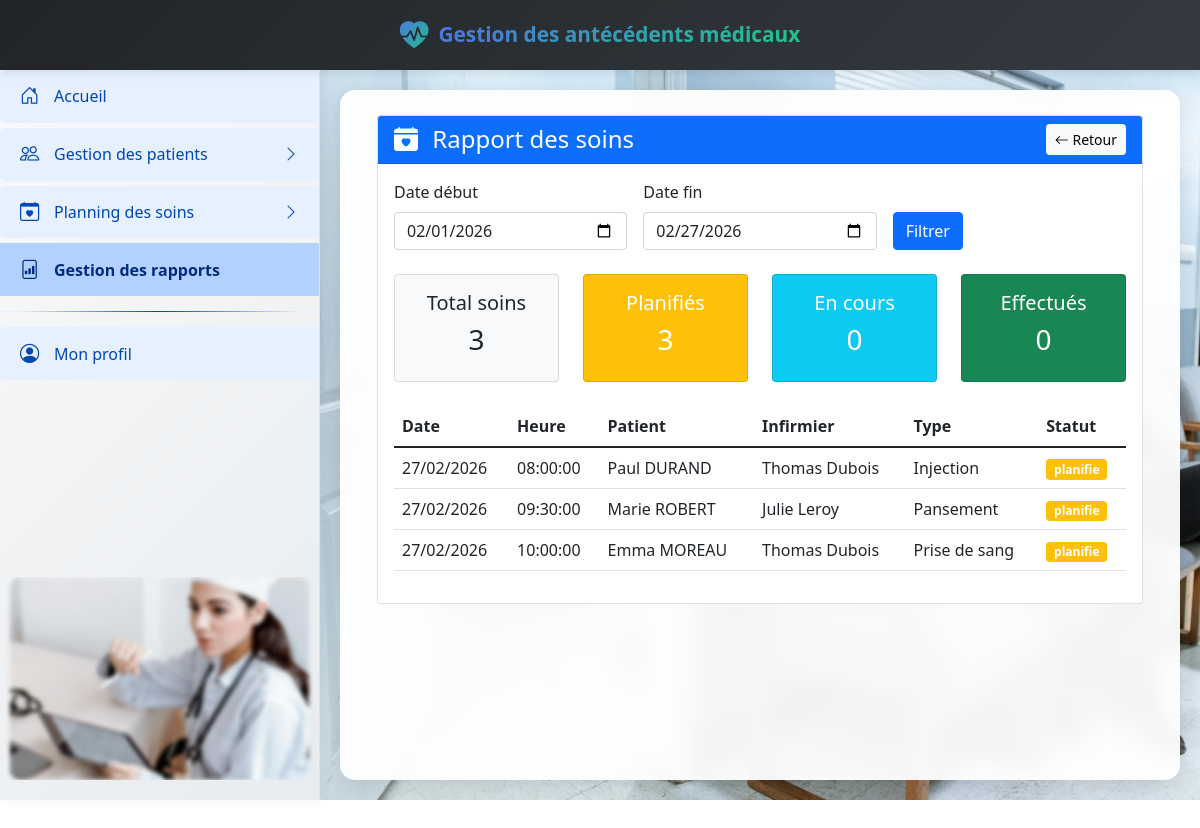
The page /app/public/index.php?controller=rapport&action=soins (signed in) on the database its author committed.
### tables this page shows
CREATE TABLE IF NOT EXISTS soins (
    id INT AUTO_INCREMENT PRIMARY KEY,
    patient_id INT NOT NULL,
    infirmier_id INT NOT NULL,
    type_soin VARCHAR(100) NOT NULL,
    description TEXT,
    date_soin DATE NOT NULL,
    heure_soin TIME NOT NULL,
    numero_lit VARCHAR(20),
    statut ENUM('planifie', 'en_cours', 'effectue', 'annule') DEFAULT 'planifie',
    created_by INT NOT NULL,
    created_at TIMESTAMP DEFAULT CURRENT_TIMESTAMP,
    FOREIGN KEY (patient_id) REFERENCES patients(id) ON DELETE RESTRICT,
    FOREIGN KEY (infirmier_id) REFERENCES utilisateurs(id) ON DELETE RESTRICT,
    FOREIGN KEY (created_by) REFERENCES utilisateurs(id) ON DELETE RESTRICT
);

CREATE TABLE IF NOT EXISTS patients (
    id INT AUTO_INCREMENT PRIMARY KEY,
    nom VARCHAR(100) NOT NULL,
    prenom VARCHAR(100) NOT NULL,
    date_naissance DATE NOT NULL,
    adresse TEXT,
    telephone VARCHAR(20),
    created_at TIMESTAMP DEFAULT CURRENT_TIMESTAMP
);

CREATE TABLE IF NOT EXISTS utilisateurs (
    id INT AUTO_INCREMENT PRIMARY KEY,
    nom VARCHAR(100) NOT NULL,
    prenom VARCHAR(100) NOT NULL,
    email VARCHAR(150) NOT NULL UNIQUE,
    password VARCHAR(255) NOT NULL,  
    role ENUM('admin', 'medecin', 'major', 'infirmier') NOT NULL,
    matricule VARCHAR(50) UNIQUE,
    telephone VARCHAR(20),
    created_at TIMESTAMP DEFAULT CURRENT_TIMESTAMP
);

### app/controllers/RapportController.php (called while the page is built, shortened)
<?php
class RapportController extends BaseController {
    private $soinModel;
    public function __construct() {
        $this->soinModel = new Soin();
    }
    public function soins() {
        $date_debut = isset($_GET['date_debut']) ? $_GET['date_debut'] : date('Y-m-01');
        $date_fin = isset($_GET['date_fin']) ? $_GET['date_fin'] : date('Y-m-d');
        $soins = $this->soinModel->getSoinsByPeriode($date_debut, $date_fin);
        $stats = $this->soinModel->getStatsByPeriode($date_debut, $date_fin);
        $data = array(
            'soins' => $soins,
            'stats' => $stats,
            'date_debut' => $date_debut,
            'date_fin' => $date_fin
        );
        $this->renderWithLayout('rapports/soins', $data);
    }
}
?>

### app/models/Soin.php (called while the page is built, shortened)
<?php
class Soin {
    private $conn;
    private $table = "soins";
    public function __construct() {
        $database = new Database();
        $this->conn = $database->getConnection();
    }
    public function getSoinsByPeriode($date_debut, $date_fin) {
        try {
            $query = "SELECT s.*,
                             p.nom as patient_nom, p.prenom as patient_prenom,
                             u.nom as infirmier_nom, u.prenom as infirmier_prenom
                      FROM " . $this->table . " s
                      JOIN patients p ON s.patient_id = p.id
                      JOIN utilisateurs u ON s.infirmier_id = u.id
                      WHERE s.date_soin BETWEEN :date_debut AND :date_fin
                      ORDER BY s.date_soin DESC, s.heure_soin ASC";
            $stmt = $this->conn->prepare($query);
            $stmt->bindParam(':date_debut', $date_debut);
            $stmt->bindParam(':date_fin', $date_fin);
            $stmt->execute();
            return $stmt->fetchAll(PDO::FETCH_ASSOC);
        } catch(PDOException $e) {
            error_log("Erreur SQL Soin::getSoinsByPeriode: " . $e->getMessage());
            return array();
        }
    }
    public function getStatsByPeriode($date_debut, $date_fin) {
        try {
            $query = "SELECT
                        COUNT(*) as total,
                        SUM(CASE WHEN statut = 'planifie' THEN 1 ELSE 0 END) as planifies,
                        SUM(CASE WHEN statut = 'en_cours' THEN 1 ELSE 0 END) as en_cours,
                        SUM(CASE WHEN statut = 'effectue' THEN 1 ELSE 0 END) as effectues,
                        SUM(CASE WHEN statut = 'annule' THEN 1 ELSE 0 END) as annules,
                        COUNT(DISTINCT patient_id) as patients_distincts,
                        COUNT(DISTINCT infirmier_id) as infirmiers_distincts
                      FROM " . $this->table . "
                      WHERE date_soin BETWEEN :date_debut AND :date_fin";
            $stmt = $this->conn->prepare($query);
            $stmt->bindParam(':date_debut', $date_debut);
            $stmt->bindParam(':date_fin', $date_fin);
            $stmt->execute();
            return $stmt->fetch(PDO::FETCH_ASSOC);
        } catch(PDOException $e) {
            error_log("Erreur SQL Soin::getStatsByPeriode: " . $e->getMessage());
            return array(
                'total' => 0,
                'planifies' => 0,
                'en_cours' => 0,
                'effectues' => 0,
                'annules' => 0,
                'patients_distincts' => 0,
                'infirmiers_distincts' => 0
            );
        }
    }
}
?>

### app/config/Database.php (called while the page is built, shortened)
<?php
class Database {
    private $host = 'localhost';
    private $dbname = 'gestion_medicale';
    private $username = 'root';
    private $password = '';
    public function getConnection() {
        $this->pdo = null;
        try {
            $this->pdo = new PDO(
                "mysql:host=" . $this->host . ";dbname=" . $this->dbname,
                $this->username,
                $this->password
            );
            $this->pdo->setAttribute(PDO::ATTR_ERRMODE, PDO::ERRMODE_EXCEPTION);
        } catch(PDOException $e) {
            error_log("Erreur de connexion BDD: " . $e->getMessage());
            throw new \Exception("Erreur de connexion au serveur");
        }
        return $this->pdo;
    }
}
?>

### app/views/rapports/soins.php (the view, shortened to what this page needs)
<div class="container-fluid">
    <div class="card">
        <div class="card-header bg-primary text-white d-flex justify-content-between align-items-center">
            <h4 class="mb-0">
                <i class="bi bi-calendar-heart-fill me-2"></i>
                Rapport des soins
            </h4>
            <a href="index.php?controller=rapport&action=index" class="btn btn-light btn-sm">
                <i class="bi bi-arrow-left"></i> Retour
            </a>
        </div>
        <div class="card-body">
            <form method="GET" class="row g-3 mb-4">
                <div class="col-md-4">
                    <label class="form-label">Date début</label>
                    <input type="date" class="form-control" name="date_debut" value="<?php echo $date_debut; ?>">
                </div>
                <div class="col-md-4">
                    <label class="form-label">Date fin</label>
                    <input type="date" class="form-control" name="date_fin" value="<?php echo $date_fin; ?>">
                </div>
                <div class="col-md-4">
                    <label class="form-label">&nbsp;</label>
                    <button type="submit" class="btn btn-primary d-block">Filtrer</button>
                </div>
            </form>
            <?php if(!empty($stats)): ?>
            <div class="row mb-4">
                <div class="col-md-3">
                    <div class="card bg-light">
                        <div class="card-body text-center">
                            <h5>Total soins</h5>
                            <h3><?php echo $stats['total']; ?></h3>
                        </div>
                    </div>
                </div>
                <div class="col-md-3">
                    <div class="card bg-warning text-white">
                        <div class="card-body text-center">
                            <h5>Planifiés</h5>
                            <h3><?php echo $stats['planifies']; ?></h3>
                        </div>
                    </div>
                </div>
                <div class="col-md-3">
                    <div class="card bg-info text-white">
                        <div class="card-body text-center">
                            <h5>En cours</h5>
                            <h3><?php echo $stats['en_cours']; ?></h3>
                        </div>
                    </div>
                </div>
                <div class="col-md-3">
                    <div class="card bg-success text-white">
                        <div class="card-body text-center">
                            <h5>Effectués</h5>
                            <h3><?php echo $stats['effectues']; ?></h3>
                        </div>
                    </div>
                </div>
            </div>
            <?php endif; ?>
            <div class="table-responsive">
                <table class="table table-hover">
                    <thead>
                        <tr>
                            <th>Date</th>
                            <th>Heure</th>
                            <th>Patient</th>
                            <th>Infirmier</th>
                            <th>Type</th>
                            <th>Statut</th>
                        </tr>
                    </thead>
                    <tbody>
                        <?php foreach($soins as $soin): ?>
                        <tr>
                            <td><?php echo date('d/m/Y', strtotime($soin['date_soin'])); ?></td>
                            <td><?php echo $soin['heure_soin']; ?></td>
                            <td><?php echo htmlspecialchars($soin['patient_prenom'] . ' ' . $soin['patient_nom']); ?></td>
                            <td><?php echo htmlspecialchars($soin['infirmier_prenom'] . ' ' . $soin['infirmier_nom']); ?></td>
                            <td><?php echo htmlspecialchars($soin['type_soin']); ?></td>
                            <td>
                                <?php
                                $badge = '';
                                switch($soin['statut']) {
                                    case 'planifie': $badge = 'bg-warning'; break;
                                }
                                ?>
                                <span class="badge <?php echo $badge; ?>"><?php echo $soin['statut']; ?></span>
                            </td>
                        </tr>
                        <?php endforeach; ?>
                    </tbody>
                </table>
            </div>
        </div>
    </div>
</div>

### rows shown on the page
soins: date_soin "27/02/2026", heure_soin "08:00:00", patient.nom "Paul DURAND", infirmier.nom "Thomas Dubois", type_soin "Injection", statut "planifie"
soins: date_soin "27/02/2026", heure_soin "09:30:00", patient.nom "Marie ROBERT", infirmier.nom "Julie Leroy", type_soin "Pansement", statut "planifie"
soins: date_soin "27/02/2026", heure_soin "10:00:00", patient.nom "Emma MOREAU", infirmier.nom "Thomas Dubois", type_soin "Prise de sang", statut "planifie"

### other values the page prints
$navbarText "Gestion des antécédents médicaux"
$stats['total'] "3"
$stats['planifies'] "3"
$stats['en_cours'] "0"
$stats['effectues'] "0"
